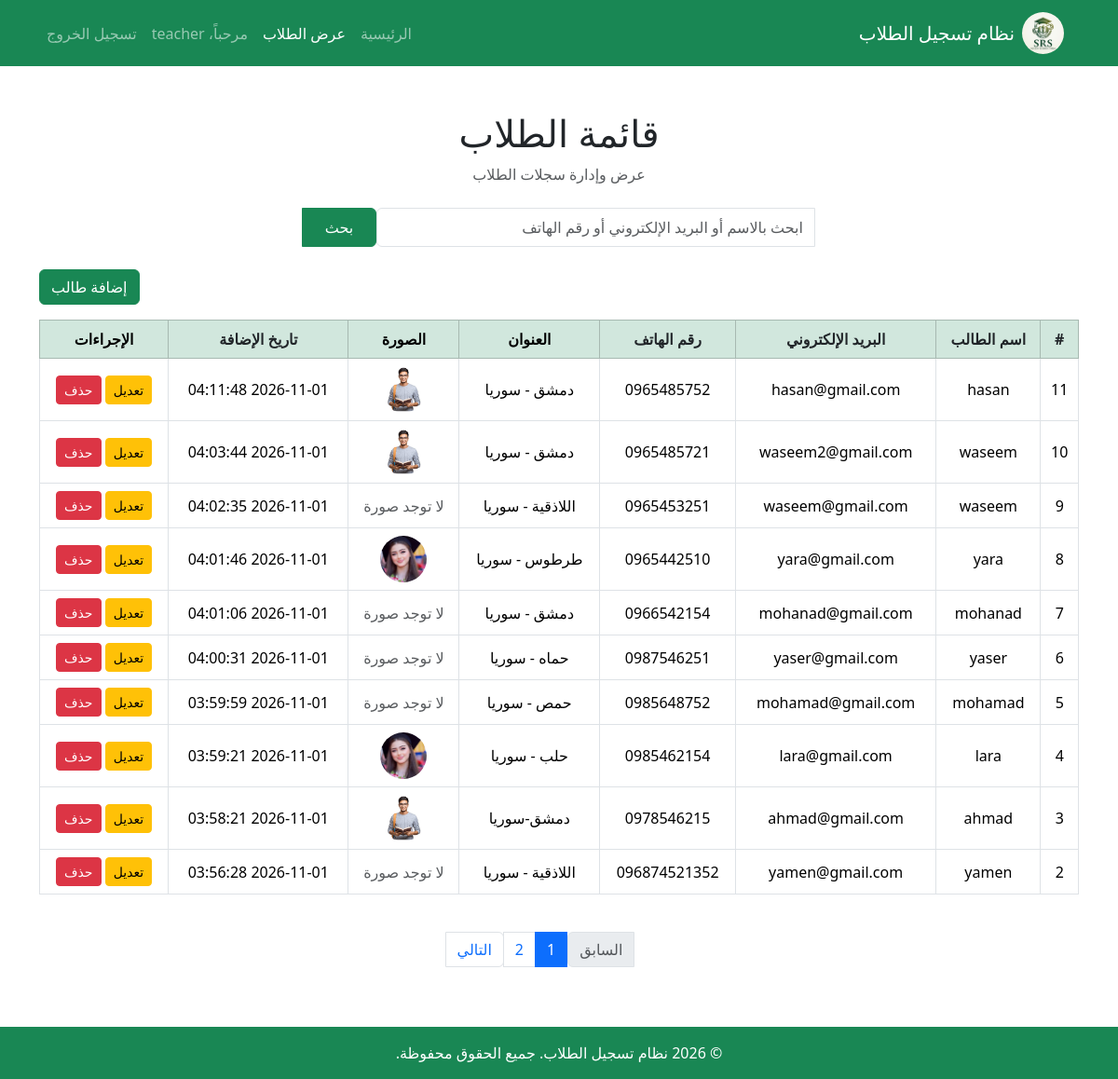
The app's page /view_student.php (signed in) with its own data.
### tables this page shows
CREATE TABLE `students` (
  `id` int(11) NOT NULL,
  `name` varchar(100) DEFAULT NULL,
  `email` varchar(100) DEFAULT NULL,
  `phone` varchar(15) DEFAULT NULL,
  `address` text DEFAULT NULL,
  `profile_picture` varchar(255) DEFAULT NULL,
  `created_at` timestamp NOT NULL DEFAULT current_timestamp() ON UPDATE current_timestamp()
);

### view_student.php (the view, shortened to what this page needs)
<?php
require_once 'includes/db.php';
$search = '';
$sort = 'id';
$order = 'DESC';
$students_per_page = 10;
$page = 1;
$offset = ($page - 1) * $students_per_page;
$where = '';
$params = [];
$count_sql = "SELECT COUNT(*) FROM students $where";
$count_stmt = $conn->prepare($count_sql);
$count_stmt->execute($params);
$total_students = $count_stmt->fetchColumn();
$total_pages = ceil($total_students / $students_per_page);
$sql = "SELECT *
        FROM students
        $where
        ORDER BY $sort $order
        LIMIT :limit OFFSET :offset";
$stmt = $conn->prepare($sql);
$stmt->bindValue(':limit', $students_per_page, PDO::PARAM_INT);
$stmt->bindValue(':offset', $offset, PDO::PARAM_INT);
$stmt->execute();
$students = $stmt->fetchAll();
function sortLink($column, $currentSort, $currentOrder, $search)
{
    $newOrder = 'ASC';
    return 'view_student.php?sort=' . $column .
           '&order=' . $newOrder .
           '&search=' . urlencode($search);
}
?>
<!DOCTYPE html>
<html lang="ar" dir="rtl">
<head>
    <link href="https://cdn.jsdelivr.net/npm/bootstrap@5.3.3/dist/css/bootstrap.min.css" rel="stylesheet">
    <link rel="stylesheet" href="assets/css/style.css">
</head>
<body>
    <nav class="navbar navbar-expand-lg navbar-dark bg-success">
        <div class="container">
            <a class="navbar-brand d-flex align-items-center" href="index.php">
                <img src="assets/img/logo.jpeg" alt="شعار النظام" class="navbar-logo">
                <span class="me-2">
                    نظام تسجيل الطلاب
                </span>
            </a>
            <div class="collapse navbar-collapse" id="navbarContent">
                <ul class="navbar-nav me-auto">
                    <li class="nav-item">
                        <a class="nav-link" href="index.php">
                            الرئيسية
                        </a>
                    </li>
                    <li class="nav-item">
                        <a class="nav-link active" href="view_student.php">
                            عرض الطلاب
                        </a>
                    </li>
                    <?php if (isset($_SESSION['user_id'])): ?>
                    <li class="nav-item">
                        <span class="nav-link">
                            مرحباً، <?php echo htmlspecialchars($_SESSION['username']); ?>
                        </span>
                    </li>
                    <li class="nav-item">
                        <a class="nav-link" href="logout.php">
                            تسجيل الخروج
                        </a>
                    </li>
                    <?php endif; ?>
                </ul>
            </div>
        </div>
    </nav>
    <main>
        <section class="py-5">
            <div class="container">
                <div class="text-center mb-4">
                    <h1>
                        قائمة الطلاب
                    </h1>
                    <p class="text-muted">
                        عرض وإدارة سجلات الطلاب
                    </p>
                </div>
                <div class="d-flex justify-content-center mb-4">
                    <form method="GET" action="view_student.php" class="student-search-form">
                        <div class="input-group">
                            <input type="text" name="search" class="form-control"
                                placeholder="ابحث بالاسم أو البريد الإلكتروني أو رقم الهاتف"
                                value="<?php echo htmlspecialchars($search); ?>">
                            <button type="submit" class="btn btn-success">
                                بحث
                            </button>
                        </div>
                    </form>
                </div>
                <div class="text-start mb-3">
                    <a href="add_student.php" class="btn btn-success">
                        إضافة طالب
                    </a>
                </div>
                <div class="table-responsive">
                    <table class="table table-bordered table-hover align-middle text-center">
                        <thead class="table-success">
                            <tr>
                                <th>
                                    <a href="<?php echo sortLink('id', $sort, $order, $search); ?>"
                                        class="text-dark text-decoration-none">
                                        #
                                    </a>
                                </th>
                                <th>
                                    <a href="<?php echo sortLink('name', $sort, $order, $search); ?>"
                                        class="text-dark text-decoration-none">
                                        اسم الطالب
                                    </a>
                                </th>
                                <th>
                                    <a href="<?php echo sortLink('email', $sort, $order, $search); ?>"
                                        class="text-dark text-decoration-none">
                                        البريد الإلكتروني
                                    </a>
                                </th>
                                <th>
                                    <a href="<?php echo sortLink('phone', $sort, $order, $search); ?>"
                                        class="text-dark text-decoration-none">
                                        رقم الهاتف
                                    </a>
                                </th>
                                <th>
                                    العنوان
                                </th>
                                <th>
                                    الصورة
                                </th>
                                <th>
                                    <a href="<?php echo sortLink('created_at', $sort, $order, $search); ?>"
                                        class="text-dark text-decoration-none">
                                        تاريخ الإضافة
                                    </a>
                                </th>
                                <th>
                                    الإجراءات
                                </th>
                            </tr>
                        </thead>
                        <tbody>
                            <?php if (count($students) > 0): ?>
                            <?php foreach ($students as $student): ?>
                            <tr>
                                <td>
                                    <?php echo htmlspecialchars($student['id']); ?>
                                </td>
                                <td>
                                    <?php echo htmlspecialchars($student['name']); ?>
                                </td>
                                <td>
                                    <?php echo htmlspecialchars($student['email']); ?>
                                </td>
                                <td>
                                    <?php echo htmlspecialchars($student['phone']); ?>
                                </td>
                                <td>
                                    <?php echo htmlspecialchars($student['address']); ?>
                                </td>
                                <td>
                                    <?php if (!empty($student['profile_picture'])): ?>
                                    <img src="<?php echo "assets/uploads/" . htmlspecialchars($student['profile_picture']); ?>"
                                        alt="صورة الطالب" class="student-picture">
                                    <?php else: ?>
                                    <span class="text-muted">
                                        لا توجد صورة
                                    </span>
                                    <?php endif; ?>
                                </td>
                                <td>
                                    <?php echo htmlspecialchars($student['created_at']); ?>
                                </td>
                                <td>
                                    <a href="update_student.php?id=<?php echo $student['id']; ?>"
                                        class="btn btn-sm btn-warning">
                                        تعديل
                                    </a>
                                    <a href="delete_student.php?id=<?php echo $student['id']; ?>"
                                        class="btn btn-danger btn-sm"
                                        onclick="return confirm('هل أنت متأكد من حذف هذا الطالب؟');">
                                        حذف
                                    </a>
                                </td>
                            </tr>
                            <?php endforeach; ?>
                            <?php endif; ?>
                        </tbody>
                    </table>
                </div>
                <?php if ($total_pages > 1): ?>
                <nav aria-label="صفحات الطلاب">
                    <ul class="pagination justify-content-center mt-4">
                        <li class="page-item <?php echo ($page <= 1) ? 'disabled' : ''; ?>">
                            <a class="page-link"
                                href="view_student.php?page=<?php echo $page - 1; ?>&search=<?php echo urlencode($search); ?>&sort=<?php echo urlencode($sort); ?>&order=<?php echo urlencode($order); ?>">
                                السابق
                            </a>
                        </li>
                        <?php for ($i = 1; $i <= $total_pages; $i++): ?>
                        <li class="page-item <?php echo ($i == $page) ? 'active' : ''; ?>">
                            <a class="page-link"
                                href="view_student.php?page=<?php echo $i; ?>&search=<?php echo urlencode($search); ?>&sort=<?php echo urlencode($sort); ?>&order=<?php echo urlencode($order); ?>">
                                <?php echo $i; ?>
                            </a>
                        </li>
                        <?php endfor; ?>
                        <li class="page-item <?php echo ($page >= $total_pages) ? 'disabled' : ''; ?>">
                            <a class="page-link"
                                href="view_student.php?page=<?php echo $page + 1; ?>&search=<?php echo urlencode($search); ?>&sort=<?php echo urlencode($sort); ?>&order=<?php echo urlencode($order); ?>">
                                التالي
                            </a>
                        </li>
                    </ul>
                </nav>
                <?php endif; ?>
            </div>
        </section>
    </main>
    <footer class="bg-success text-white text-center py-3">
        <div class="container">
            <p class="mb-0">
                &copy; 2026 نظام تسجيل الطلاب. جميع الحقوق محفوظة.
            </p>
        </div>
    </footer>
</body>
</html>

### style.css (style rules this page uses)
body { min-height: 100vh; display: flex; flex-direction: column; }
main { flex: 1; }
.navbar-logo { width: 45px; height: 45px; object-fit: cover; border-radius: 50%; }
.student-picture { width: 50px; height: 50px; object-fit: cover; border-radius: 50%; }
.student-search-form { width: 550px; }
.student-search-form .form-control, .student-search-form .btn { height: 42px; }
.student-search-form .form-control { flex: 1; }
.student-search-form .btn { width: 80px; }
footer { margin-top: auto; }

### records on screen
students: id "11", name "hasan", email "hasan@gmail.com", phone "0965485752", address "دمشق - سوريا", profile_picture (picture), created_at "2026-11-01 04:11:48"
students: id "10", name "waseem", email "waseem2@gmail.com", phone "0965485721", address "دمشق - سوريا", profile_picture (picture), created_at "2026-11-01 04:03:44"
students: id "9", name "waseem", email "waseem@gmail.com", phone "0965453251", address "اللاذقية - سوريا", profile_picture "لا توجد صورة", created_at "2026-11-01 04:02:35"
students: id "8", name "yara", email "yara@gmail.com", phone "0965442510", address "طرطوس - سوريا", profile_picture (picture), created_at "2026-11-01 04:01:46"
students: id "7", name "mohanad", email "mohanad@gmail.com", phone "0966542154", address "دمشق - سوريا", profile_picture "لا توجد صورة", created_at "2026-11-01 04:01:06"
students: id "6", name "yaser", email "yaser@gmail.com", phone "0987546251", address "حماه - سوريا", profile_picture "لا توجد صورة", created_at "2026-11-01 04:00:31"
students: id "5", name "mohamad", email "mohamad@gmail.com", phone "0985648752", address "حمص - سوريا", profile_picture "لا توجد صورة", created_at "2026-11-01 03:59:59"
students: id "4", name "lara", email "lara@gmail.com", phone "0985462154", address "حلب - سوريا", profile_picture (picture), created_at "2026-11-01 03:59:21"
students: id "3", name "ahmad", email "ahmad@gmail.com", phone "0978546215", address "دمشق-سوريا", profile_picture (picture), created_at "2026-11-01 03:58:21"
students: id "2", name "yamen", email "yamen@gmail.com", phone "096874521352", address "اللاذقية - سوريا", profile_picture "لا توجد صورة", created_at "2026-11-01 03:56:28"

### other values on screen
$_SESSION['username'] "teacher"
